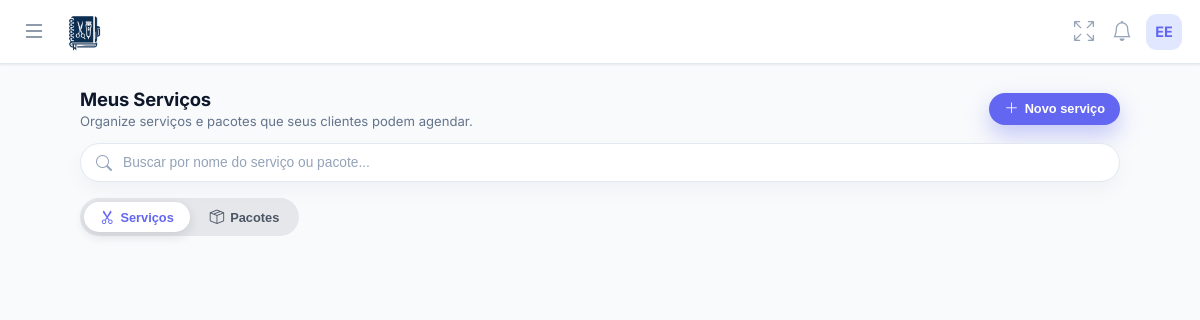
The app's page /pages/servicos/servicos.php (signed in), older data.
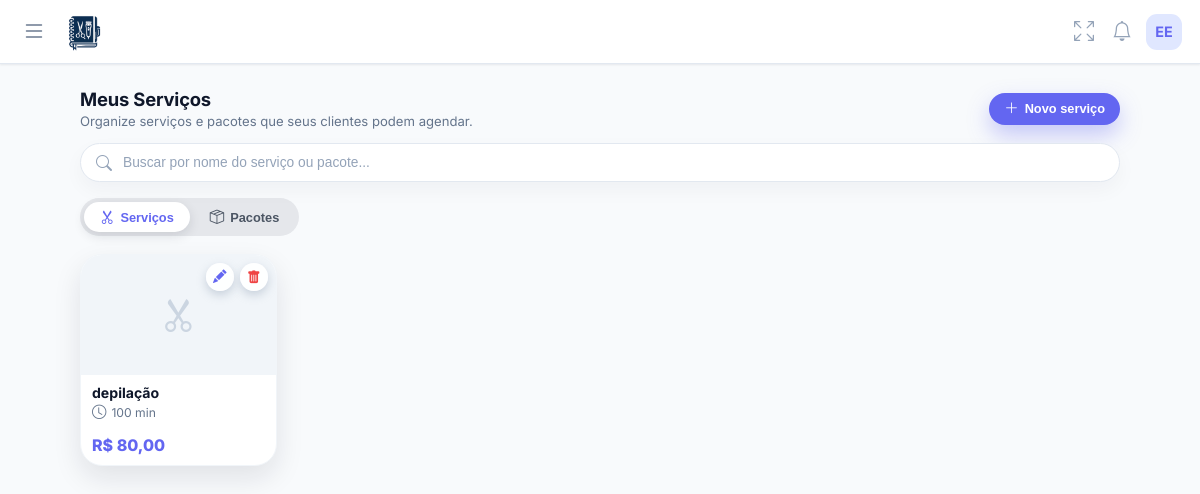
The same page, newer data.
### tables this page shows
CREATE TABLE servicos (
        id INTEGER PRIMARY KEY AUTOINCREMENT,
        user_id INTEGER NOT NULL,
        nome TEXT NOT NULL,
        preco REAL NOT NULL,
        duracao INTEGER NOT NULL, -- em minutos
        foto TEXT,
        observacao TEXT,
        tipo TEXT DEFAULT 'unico', 
        itens_pacote TEXT, 
        criado_em DATETIME DEFAULT CURRENT_TIMESTAMP
    , calculo_servico_id INTEGER);

### pages/servicos/servicos.php (the view, shortened to what this page needs)
<?php
include '../../includes/db.php';
$userId = $_SESSION['user_id'];
$isProd = isset($_SERVER['HTTP_HOST']) && $_SERVER['HTTP_HOST'] === 'salao.develoi.com';
$servicosUrl = $isProd
    ? '/servicos'
    : '/karen_site/controle-salao/pages/servicos/servicos.php';
include '../../includes/header.php';
include '../../includes/menu.php';
$stmt = $pdo->prepare("SELECT * FROM servicos WHERE user_id = ? ORDER BY id DESC");
$stmt->execute([$userId]);
$todosRegistros = $stmt->fetchAll();
$listaServicos = array_filter($todosRegistros, function($item){ return $item['tipo'] == 'unico'; });
?>
<main class="main-content">
    <div class="page-header">
        <div class="page-title-wrap">
            <h1 class="page-title">Meus Serviços</h1>
            <p class="page-subtitle">Organize serviços e pacotes que seus clientes podem agendar.</p>
        </div>
        <div class="page-header-actions">
            <button class="btn-chip" onclick="abrirModal('unico')">
                <i class="bi bi-plus-lg"></i>
                Novo serviço
            </button>
        </div>
    </div>
    <div class="search-bar-container">
        <i class="bi bi-search search-icon"></i>
        <input
            type="text"
            id="searchInput"
            class="search-input"
            placeholder="Buscar por nome do serviço ou pacote..."
            onkeyup="filtrarServicos()"
        >
    </div>
    <div class="tabs-wrapper">
        <div class="tabs-pill">
            <button class="tab-btn active" onclick="showTab('servicos', this)">
                <i class="bi bi-scissors"></i> Serviços
            </button>
            <button class="tab-btn" onclick="showTab('pacotes', this)">
                <i class="bi bi-box-seam"></i> Pacotes
            </button>
        </div>
    </div>
    <div id="tab-servicos" class="tab-content">
        <div class="services-grid">
            <?php foreach ($listaServicos as $s): ?>
                <div class="service-card" data-nome="<?php echo strtolower($s['nome']); ?>">
                    <div class="card-actions">
                        <button class="action-btn btn-edit" onclick='editar(<?php echo json_encode($s); ?>)'>
                            <i class="bi bi-pencil-fill"></i>
                        </button>
                        <a href="<?php echo $servicosUrl; ?>?delete=<?php echo $s['id']; ?>" class="action-btn btn-delete" onclick="return confirm('Tem certeza que deseja apagar?');">
                            <i class="bi bi-trash-fill"></i>
                        </a>
                    </div>
                    <div class="service-img" style="<?php echo $s['foto'] ? "background-image: url('../../{$s['foto']}')" : ""; ?>">
                        <?php if (!$s['foto']): ?>
                            <i class="bi bi-scissors" style="font-size: 2.2rem;"></i>
                        <?php endif; ?>
                    </div>
                    <div class="service-body">
                        <div class="service-title"><?php echo htmlspecialchars($s['nome']); ?></div>
                        <div class="service-meta">
                            <i class="bi bi-clock"></i>
                            <?php echo $s['duracao']; ?> min
                        </div>
                        <div class="service-price">
                            R$ <?php echo number_format($s['preco'], 2, ',', '.'); ?>
                        </div>
                    </div>
                </div>
            <?php endforeach; ?>
        </div>
    </div>
</main>
<?php include '../../includes/footer.php'; ?>

Row changes from the older to the newer data that the page shows:
added servicos: nome "depilação", duracao "100", preco "80,00"
